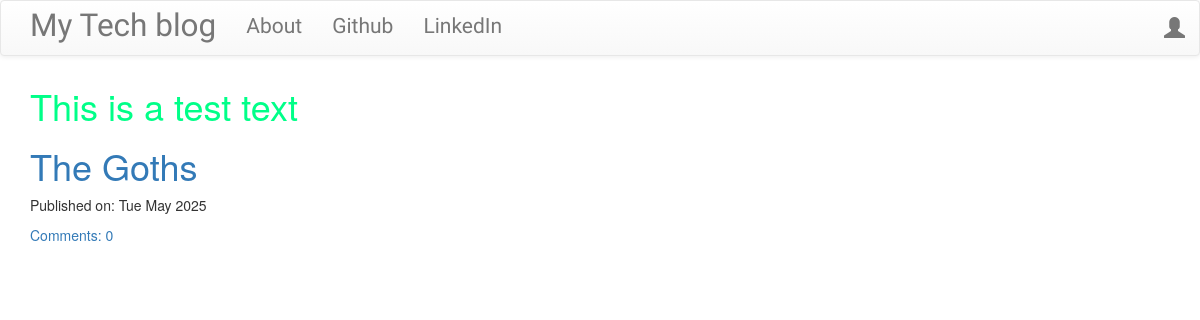
The app's page /, older data.
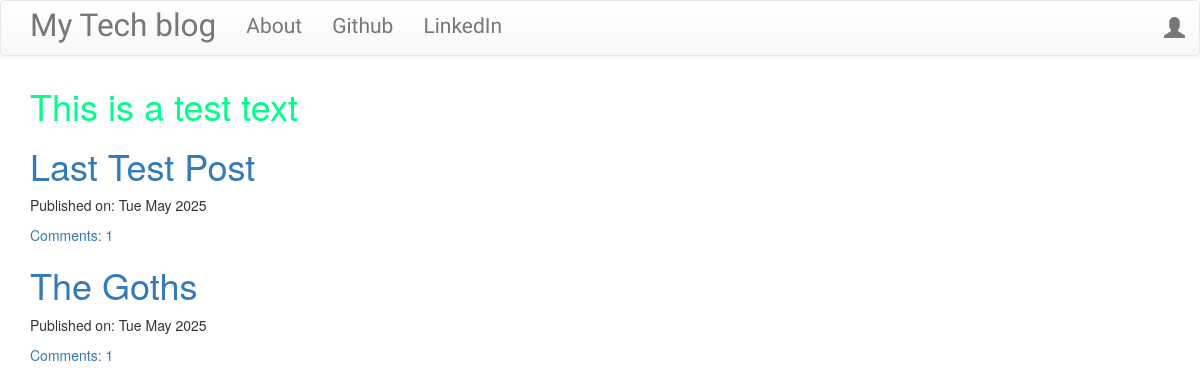
The same page, newer data.
### blog/models.py (models this page shows, shortened)
class Post(models.Model):
    author = models.ForeignKey('auth.User',on_delete=models.CASCADE)
    title = models.CharField(max_length=256)
    text = models.TextField()
    create_date = models.DateTimeField(default=timezone.now)
    published_date = models.DateTimeField(blank=True,null=True)
    def approve_comments(self):
        return self.comments.filter(approved_comment=True)

### blog/views.py (the view)
# urls.py: path('', views.PostListView.as_view(), name='post_list'),
class PostListView(ListView):
    model = Post
    def get_queryset(self):
        return Post.objects.filter(published_date__lte=timezone.now()).order_by('-published_date')

### blog/templates/blog/post_list.html
{% extends 'blog/base.html' %}
{% block content %}
<div class="Testtest">
    <h1>This is a test text</h1>
</div>
<div class="centerstage">
    {% for post in post_list %}
        <div class="post">
            <h1><a href="{% url 'post_detail' pk=post.pk %}">{{ post.title }}</a></h1>
            <div class="date">
                <p>Published on: {{ post.published_date|date:"D M Y"}}</p>
            </div>
            <a href="{% url 'post_detail' pk=post.pk %}">Comments: {{ post.approve_comments.count }}</a>
        </div>
    {% endfor %}
</div>
{% endblock %}

### blog/templates/blog/base.html (shortened to what this page needs)
<!DOCTYPE html>
{% load static %}
<html>
    <head>
        <link rel="stylesheet" href="https://maxcdn.bootstrapcdn.com/bootstrap/3.3.7/css/bootstrap.min.css">
        <link rel="stylesheet" href="https://maxcdn.bootstrapcdn.com/bootstrap/3.3.7/css/bootstrap-theme.min.css">
        <link rel="stylesheet" href="//cdn.jsdelivr.net/medium-editor/latest/css/medium-editor.min.css" type="text/css" media="screen" charset="utf-8">
        <link rel="stylesheet" href="{% static 'css/blog.css' %}">
<body class='loader'>
  <nav class="navbar navbar-default techfont custom-navbar">
    <div class="container">
      <ul class="nav navbar-nav">
        <li><a class='navbar-brand bigbrand' href="{% url 'post_list' %}">My Tech blog</a></li>
        <li><a href="{% url 'about'%}">About</a></li>
        <li><a href="https://www.github.com">Github</a></li>
        <li><a href="https://www.linkedin.com">LinkedIn</a></li>
      </ul>
      <ul class="nav navbar-nav navbar-right">
        {% if user.is_authenticated %}
        <li>
          <a href="{% url 'post_new' %}" >New Post</a>
        </li>
        <li>
          <a href="{% url 'post_draft_list' %}">Drafts</a>
        </li>
        <li>
          <form method="post" action="{% url 'logout' %}" style="display:inline;">
            {% csrf_token %}
            <button type="submit" class="nav-link-button">Log out</button>
          </form>
        </li>
        <li>
          <a >Welcome: {{ user.username }}</a>
        </li>
          {% else %}
          <li><a class='nav navbar-right' href="{% url 'login' %}" ><span class="glyphicon glyphicon-user"></span></a></li>
        {% endif %}
      </ul>
  </div>
</nav>
        <div class="content container">
            <div class="row">
                <div class="col-md-8">
                  <div class="blog_posts">
                    {% block content %}
                    {% endblock %}
                  </div>
                </div>
            </div>
        </div>
</body>
</html>

### blog/static/css/blog.css (style rules this page uses)
.Testtest { color: #0f8; }
.techfont { font-family: 'Russo One', sans-serif; font-size: 1.5em; margin-bottom: 10px; }
.centerstage { margin-left: auto; margin-right: auto; }
.bigbrand { font-size: 1.5em; }
.loader { filter:hue-rotate(0deg); color: linear-gradient(45deg,#0f8,#08f); animation:hue 5000ms infinite linear; }

Row changes from the older to the newer data that the page shows:
added Post: title "Last Test Post", published_date "Tue May 2025", approve_comments.count "1"
computed for Post "The Goths": approve_comments.count "0" → "1"
